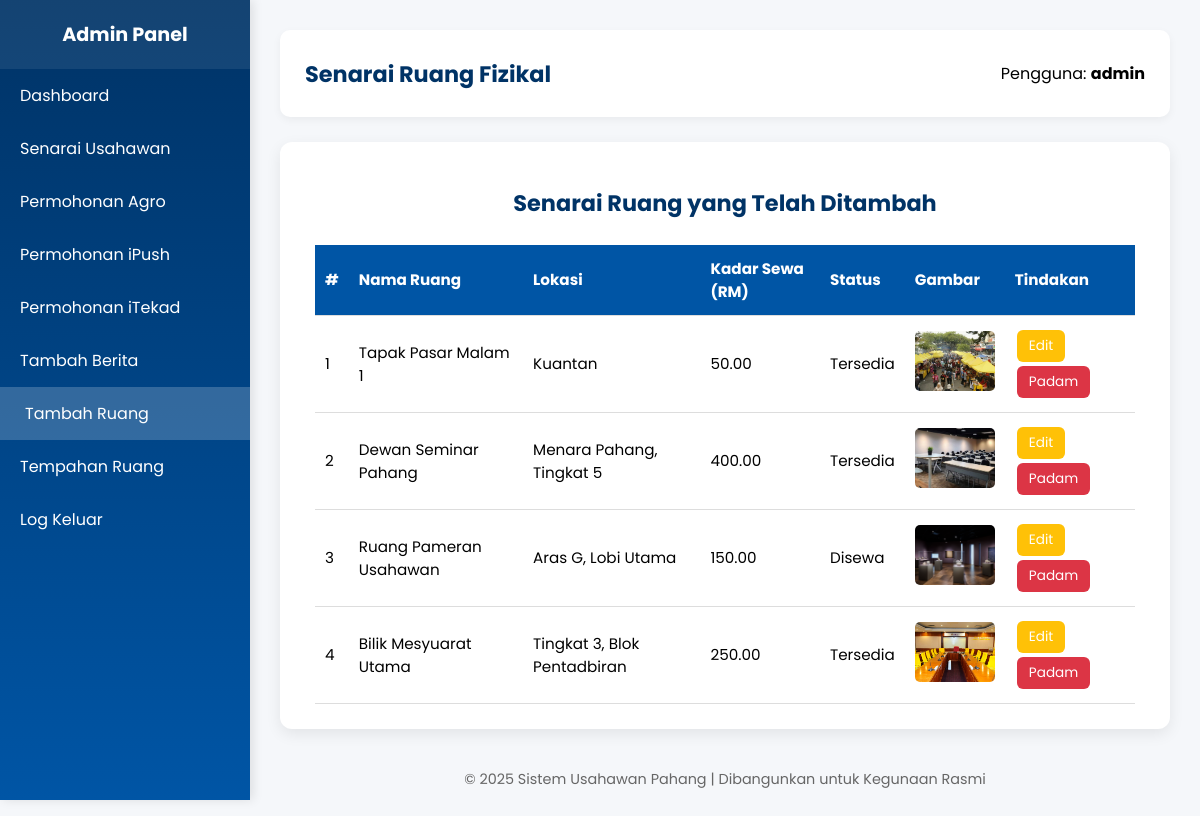
The page /admin_list_ruang.php (signed in) on the database its author committed.
### tables this page shows
CREATE TABLE `ruang_fizikal` (
  `id` int(11) NOT NULL,
  `nama_ruang` varchar(100) DEFAULT NULL,
  `lokasi` varchar(200) DEFAULT NULL,
  `kemudahan` text DEFAULT NULL,
  `kadar_sewa` decimal(10,2) DEFAULT NULL,
  `status` varchar(20) DEFAULT NULL,
  `gambar` varchar(255) DEFAULT NULL
);

### admin_list_ruang.php (the view, shortened to what this page needs)
<?php
include "connection.php";
$sql = "SELECT * FROM ruang_fizikal ORDER BY id DESC";
$result = $conn->query($sql);
?>
<!DOCTYPE html>
<html lang="ms">
<head>
  <link rel="stylesheet" href="style.css">
</head>
<body>
<div class="sidebar" id="sidebar">
  <h2>Admin Panel</h2>
  <a href="admin_dashboard.php">Dashboard</a>
  <a href="senarai_usahawan.php">Senarai Usahawan</a>
  <a href="admin_agro.php">Permohonan Agro</a>
  <a href="admin_ipush.php">Permohonan iPush</a>
  <a href="admin_itekad.php">Permohonan iTekad</a>
  <a href="tambah_berita.php">Tambah Berita</a>
  <a href="admin_tambah_ruang.php" class="active">Tambah Ruang</a>
  <a href="admin_tempahan_ruang.php">Tempahan Ruang</a>
  <a href="logout_admin.php">Log Keluar</a>
</div>
<div class="main-content">
  <header>
    <h1>Senarai Ruang Fizikal</h1>
    <p>Pengguna: <b><?= $_SESSION['admin_username'] ?></b></p>
  </header>
  <section class="table-section">
    <h2>Senarai Ruang yang Telah Ditambah</h2>
    <table>
      <tr>
        <th>#</th>
        <th>Nama Ruang</th>
        <th>Lokasi</th>
        <th>Kadar Sewa (RM)</th>
        <th>Status</th>
        <th>Gambar</th>
        <th>Tindakan</th>
      </tr>
      <?php
      if ($result->num_rows > 0) {
        $no = 1;
        while ($row = $result->fetch_assoc()) {
          echo "<tr>
            <td>{$no}</td>
            <td>{$row['nama_ruang']}</td>
            <td>{$row['lokasi']}</td>
            <td>{$row['kadar_sewa']}</td>
            <td>{$row['status']}</td>
            <td><img src='uploads/{$row['gambar']}' alt='Gambar Ruang'></td>
            <td>
              <a href='edit_ruang.php?id={$row['id']}' class='btn btn-edit'>Edit</a>
              <a href='delete_ruang.php?id={$row['id']}' class='btn btn-delete' onclick=\"return confirm('Adakah anda pasti mahu padam ruang ini?');\">Padam</a>
            </td>
          </tr>";
          $no++;
        }
      } else {
        echo "<tr><td colspan='7' style='text-align:center;'>Tiada ruang ditambah setakat ini.</td></tr>";
      }
      ?>
    </table>
  </section>
  <footer>© 2025 Sistem Usahawan Pahang | Dibangunkan untuk Kegunaan Rasmi</footer>
</div>
</body>
</html>

### admin_list_ruang.php (style rules this page uses)
:root { --primary: #003366; --secondary: #0055a5; --light: #f5f7fa; --white: #ffffff; }
body { margin: 0; font-family: "Poppins", sans-serif; background: var(--light); display: flex; }
.sidebar { width: 250px; height: 100vh; background: linear-gradient(180deg, var(--primary), var(--secondary)); color: white; position: fixed; top: 0; left: 0; display: flex; flex-direction: column; box-shadow: 3px 0 10px rgba(0,0,0,0.1); transition: transform 0.3s ease; }
.sidebar h2 { text-align: center; padding: 20px 0; font-size: 1.2rem; margin: 0; background: rgba(255,255,255,0.08); }
.sidebar a { color: white; text-decoration: none; padding: 14px 20px; display: block; transition: all 0.3s ease; }
.sidebar a:hover, .sidebar a.active { background: rgba(255,255,255,0.2); padding-left: 25px; }
.main-content { margin-left: 250px; flex: 1; padding: 30px; transition: margin-left 0.3s ease; }
header { background: var(--white); padding: 15px 25px; border-radius: 10px; box-shadow: 0 3px 8px rgba(0,0,0,0.05); margin-bottom: 25px; display: flex; justify-content: space-between; align-items: center; }
header h1 { color: var(--primary); font-size: 1.4rem; margin: 0; }
.table-section { background: var(--white); border-radius: 12px; padding: 25px 35px; box-shadow: 0 5px 15px rgba(0,0,0,0.08); overflow-x: auto; }
.table-section h2 { color: var(--primary); text-align: center; margin-bottom: 25px; font-size: 1.4rem; }
table { width: 100%; border-collapse: collapse; font-size: 0.95rem; }
th, td { padding: 12px 10px; text-align: left; border-bottom: 1px solid #ddd; }
th { background: var(--secondary); color: white; }
img { width: 80px; height: 60px; object-fit: cover; border-radius: 5px; }
.btn { padding: 6px 12px; border-radius: 6px; text-decoration: none; color: white; font-size: 0.85rem; margin: 2px; display: inline-block; }
.btn-edit { background: #ffc107; }
.btn-delete { background: #dc3545; }
footer { text-align: center; margin-top: 40px; color: #666; font-size: 0.9rem; }

### rows shown on the page
ruang_fizikal: nama_ruang "Tapak Pasar Malam 1", lokasi "Kuantan", kadar_sewa "50.00", status "Tersedia", gambar (picture)
ruang_fizikal: nama_ruang "Dewan Seminar Pahang", lokasi "Menara Pahang, Tingkat 5", kadar_sewa "400.00", status "Tersedia", gambar (picture)
ruang_fizikal: nama_ruang "Ruang Pameran Usahawan", lokasi "Aras G, Lobi Utama", kadar_sewa "150.00", status "Disewa", gambar (picture)
ruang_fizikal: nama_ruang "Bilik Mesyuarat Utama", lokasi "Tingkat 3, Blok Pentadbiran", kadar_sewa "250.00", status "Tersedia", gambar (picture)

### other values the page prints
$_SESSION['admin_username'] "admin"
